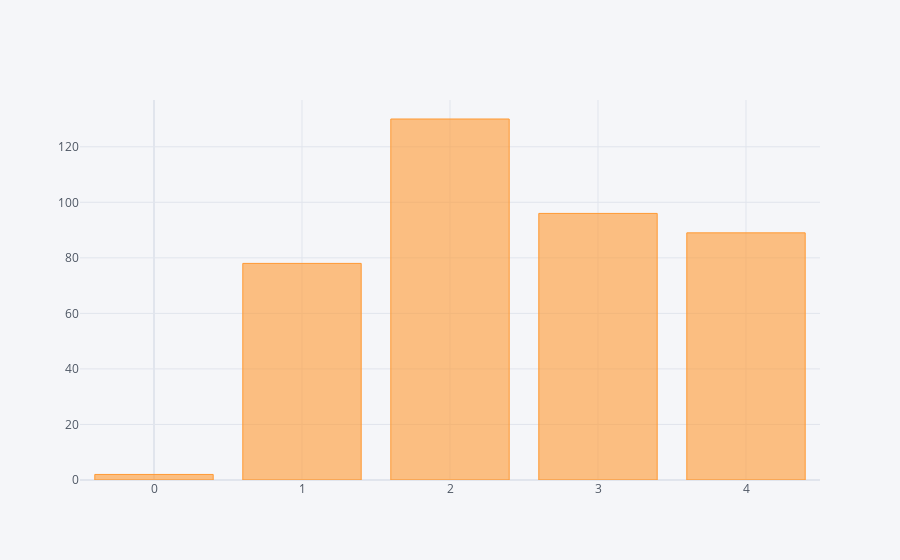

Notebook cell for this chart:
### Code cell
df.Fedu = df.Fedu.apply(lambda x: 4 if x > 4 else x)
df.Fedu = df.Fedu.fillna(round(df.Fedu.median(), 1))
display(df.Fedu.describe())
df['Fedu'].value_counts().iplot(kind='bar')

### Figure 1 — Plotly figure (JSON) as saved in the notebook; plotly's stock layout.template omitted (floating-point values rounded to 4 significant figures)
{"data": [{"marker": {"color": "rgba(255, 153, 51, 0.6)", "line": {"color": "rgba(255, 153, 51, 1.0)", "width": 1}}, "name": "Fedu", "orientation": "v", "text": "", "type": "bar", "x": [2, 3, 4, 1, 0], "y": [130, 96, 89, 78, 2]}], "layout": {"legend": {"bgcolor": "#F5F6F9", "font": {"color": "#4D5663"}}, "paper_bgcolor": "#F5F6F9", "plot_bgcolor": "#F5F6F9", "title": {"font": {"color": "#4D5663"}}, "xaxis": {"gridcolor": "#E1E5ED", "showgrid": true, "tickfont": {"color": "#4D5663"}, "title": {"font": {"color": "#4D5663"}, "text": ""}, "zerolinecolor": "#E1E5ED"}, "yaxis": {"gridcolor": "#E1E5ED", "showgrid": true, "tickfont": {"color": "#4D5663"}, "title": {"font": {"color": "#4D5663"}, "text": ""}, "zerolinecolor": "#E1E5ED"}}}
